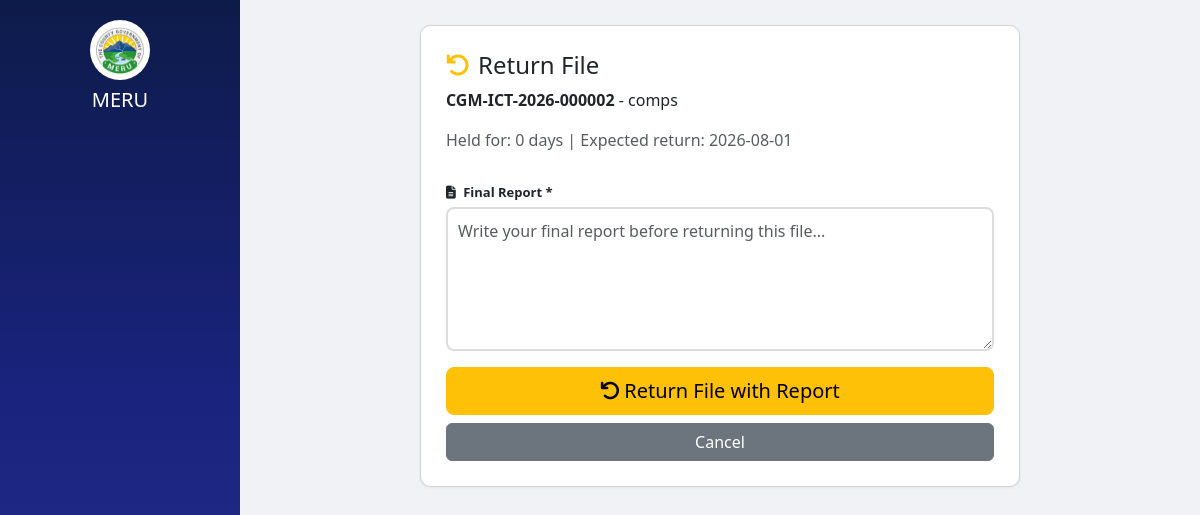
Page /file/6/return/ (signed in) on the committed database.
### apps/registry/models.py (models this page shows, shortened)
class File(models.Model):
    PRIORITY = [('LOW','Low'),('MEDIUM','Medium'),('HIGH','High'),('URGENT','Urgent')]
    STATUS = [('REGISTERED','Registered'),('RECEIVED','Received'),('UNDER_REVIEW','Under Review'),('PENDING_APPROVAL','Pending Approval'),('APPROVED','Approved'),('RETURNED','Returned'),('TRANSFERRED','Transferred'),('COMPLETED','Completed'),('ARCHIVED','Archived')]
    file_number = models.CharField(max_length=30, unique=True, db_index=True)
    subject = models.CharField(max_length=500)
    description = models.TextField(blank=True, null=True)
    category = models.ForeignKey(FileCategory, on_delete=models.SET_NULL, null=True, blank=True)
    department = models.ForeignKey(Department, on_delete=models.CASCADE, related_name='files_owned')
    current_department = models.ForeignKey(Department, on_delete=models.CASCADE, related_name='files_current')
    current_holder = models.ForeignKey(Employee, on_delete=models.SET_NULL, null=True, blank=True, related_name='files_held')
    priority = models.CharField(max_length=10, choices=PRIORITY, default='MEDIUM')
    status = models.CharField(max_length=20, choices=STATUS, default='REGISTERED')
    created_by = models.ForeignKey(Employee, on_delete=models.CASCADE, related_name='files_created')
    date_received = models.DateTimeField(default=timezone.now)
    days_held = models.IntegerField(default=0)
    expected_return_date = models.DateTimeField(null=True, blank=True)
    hold_duration_days = models.IntegerField(default=7)
    is_archived = models.BooleanField(default=False)
    created_at = models.DateTimeField(auto_now_add=True)
    updated_at = models.DateTimeField(auto_now=True)
    class Meta: db_table = 'files'; ordering = ['-created_at']

### crfts/urls.py (the view, shortened to what this page needs)
# urls.py: path('file/<int:pk>/return/', return_file, name='return_file'),
@login_required(login_url='/login/')
def return_file(request, pk):
    f = File.objects.get(id=pk)
    return render(request, 'registry/return_file.html', {'file': f, 'user': request.user, 'notif_count': get_notif_count(request.user)})

### crfts/urls.py (called while the page is built)
def get_notif_count(user):
    return Notification.objects.filter(user=user, is_read=False).count()

### templates/registry/return_file.html (shortened to what this page needs)
﻿<!DOCTYPE html><html lang='en'><head><meta charset='UTF-8'><meta name='viewport' content='width=device-width,initial-scale=1'><title>Return File - MERU</title>
<link href='https://cdn.jsdelivr.net/npm/bootstrap@5.3.0/dist/css/bootstrap.min.css' rel='stylesheet'>
<link href='https://cdnjs.cloudflare.com/ajax/libs/font-awesome/6.4.0/css/all.min.css' rel='stylesheet'>
</head>
<body><aside class='sidebar'><div class='logo'><img src='/static/images/logo.png' alt='County Logo' style='width:60px;height:60px;border-radius:50%;margin-bottom:8px;background:white;padding:5px' onerror="this.style.display='none'"><h5>MERU</h5></div></aside>
<main class='main'><div class='card'><h4><i class='fas fa-undo text-warning me-2'></i>Return File</h4>
<p><strong>{{ file.file_number }}</strong> - {{ file.subject }}</p>
<p class='text-muted'>Held for: {{ file.days_held }} days | Expected return: {{ file.expected_return_date|date:'Y-m-d'|default:'Not set' }}</p>
<form method='POST'>{% csrf_token %}
<label class='form-label'><i class='fas fa-file-alt me-1'></i> Final Report *</label>
<textarea name='report' class='form-control' rows='5' placeholder='Write your final report before returning this file...' required></textarea>
<button type='submit' class='btn btn-warning btn-lg mt-3 w-100'><i class='fas fa-undo me-1'></i>Return File with Report</button></form>
<a href='/file/{{ file.id }}/' class='btn btn-secondary w-100 mt-2'>Cancel</a></div></main></body></html>

### templates/registry/return_file.html (style rules this page uses)
:root { --p:#1a237e;--s:240px }
* { margin:0;padding:0 }
body { font-family:'Segoe UI',Arial;background:#f0f2f5;display:flex }
.sidebar { width:var(--s);background:linear-gradient(180deg,#0d1b4a,#1a237e,#283593);color:#fff;position:fixed;left:0;top:0;bottom:0 }
.sidebar .logo { padding:20px;text-align:center }
.main { margin-left:var(--s);flex:1;padding:25px }
.card { background:#fff;border-radius:10px;padding:25px;box-shadow:0 1px 3px rgba(0,0,0,.05);max-width:600px;margin:0 auto }
.form-label { font-weight:600;font-size:13px;display:block;margin-bottom:5px;margin-top:15px }
.form-control { padding:10px;width:100%;border:2px solid #ddd;border-radius:8px }

### rows in the picture
File: file_number "CGM-ICT-2026-000002", subject "comps", days_held "0", expected_return_date "2026-08-01"
